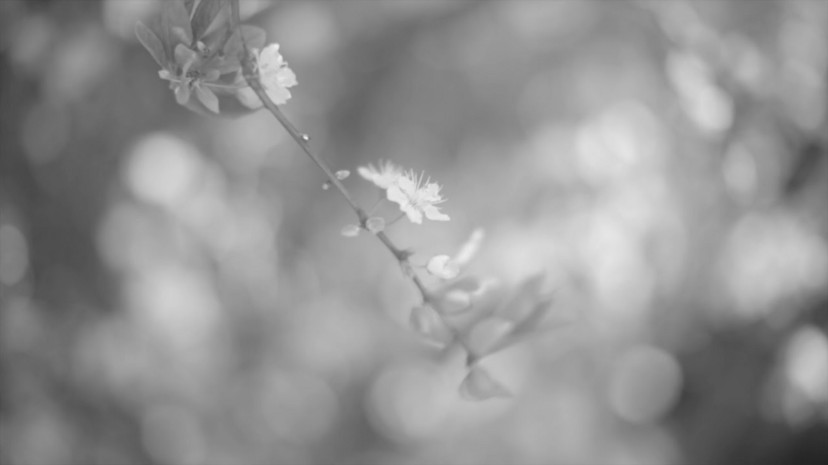
%> input picture Extra/image.jpeg, 828 x 465 px
$ octave groupA1.m   (GNU Octave 9; MATLAB toolbox functions it lacks are replaced by stand-ins)
%> lines starting %> are read from the running program, lines starting %| are printed output that depends on the picture
%contrast stretching

img1 = imread("image.jpeg");
%> img1 is the input picture: size 465x828x3 uint8; min 34, max 239, mean 146.1

e = 10;
m = 150;

img2 = 1./(1+((m./double(img1)).^e));
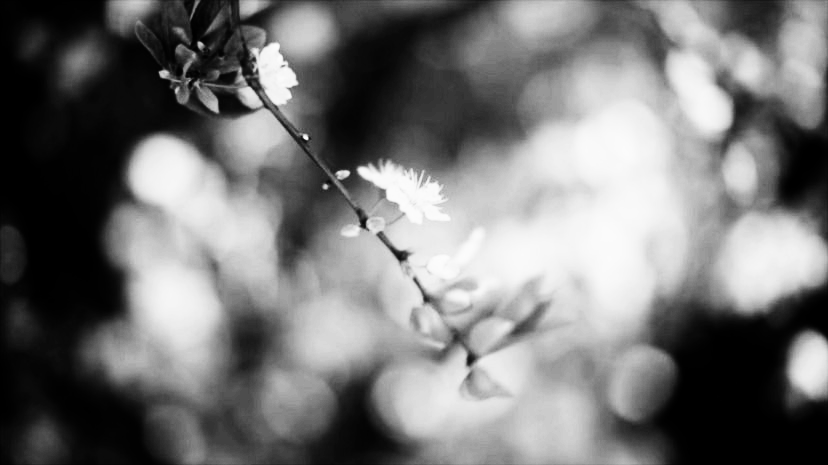
%> img2: size 465x828x3 double; min 3.58e-07, max 0.991, mean 0.465

figure("name","Contrast Stretching");

subplot(2,2,1)
imshow(img1);
title("Original")

subplot(2,2,2)
imhist(img1);
title("Original Histogram")

subplot(2,2,3)
imshow(img2);
title("Output")

subplot(2,2,4)
imhist(img2);
title("Contrast Stretched Histogram")
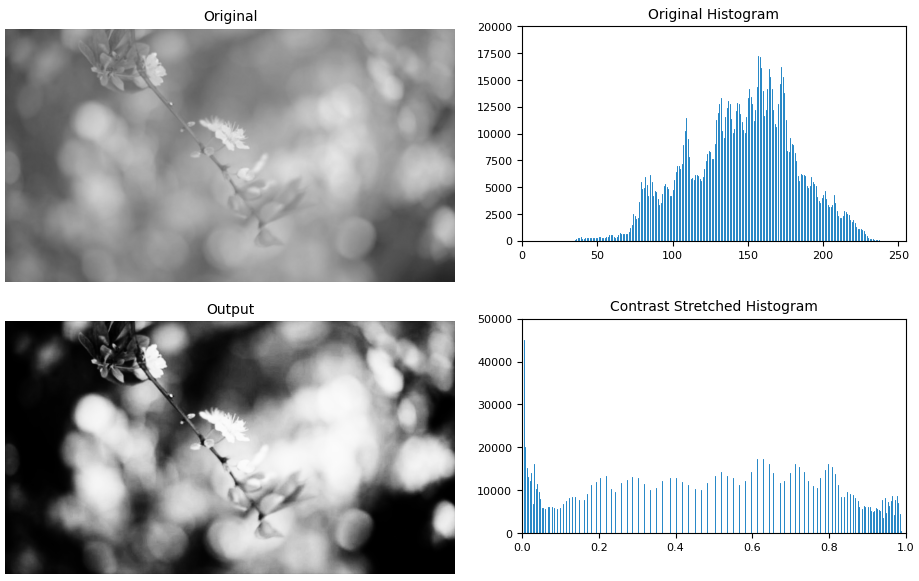
%> figure redrawn from the program's plot data, 4 panels
